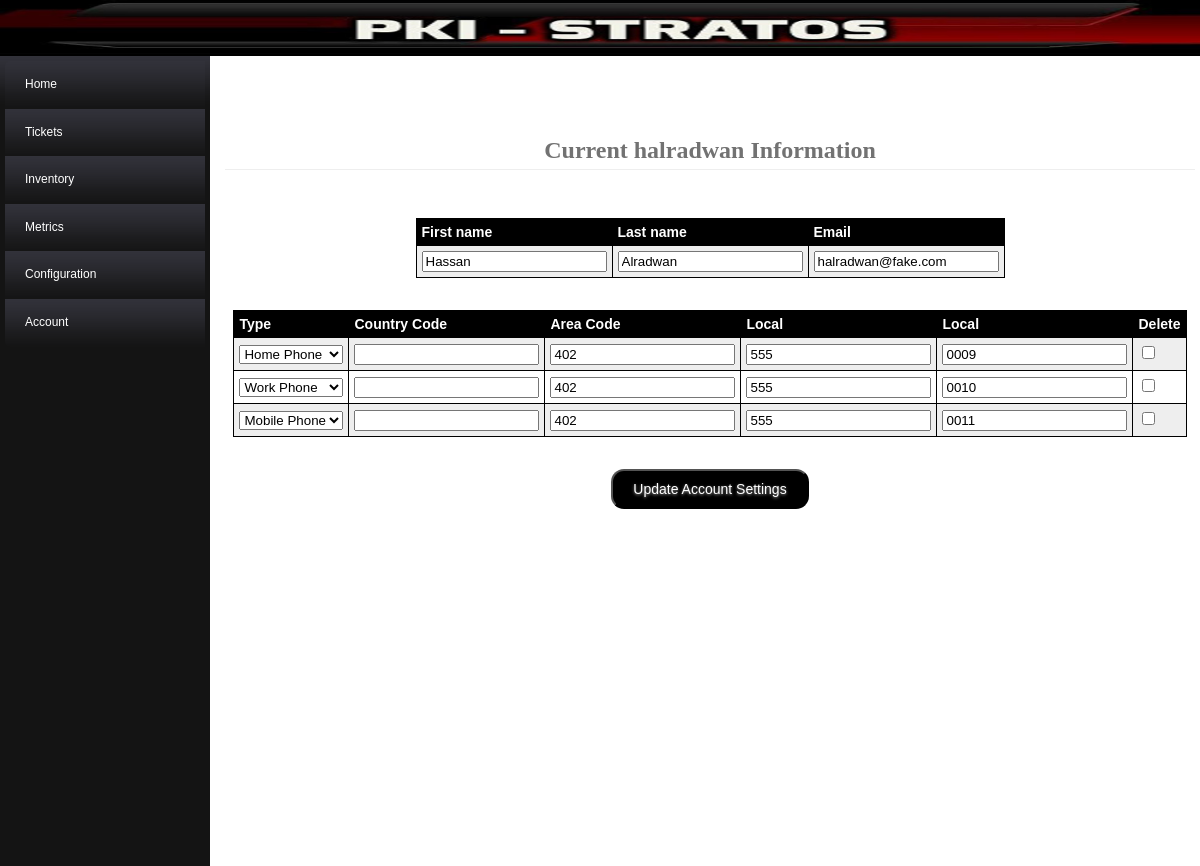
The page /application/view/account/account_index.php (signed in) on the database its author committed.
### tables this page shows
CREATE TABLE IF NOT EXISTS `StUserInst` (
  `pid`                                 smallint(6)         NOT NULL
, `user`                                varchar(16)         NOT NULL
, `pass`                                varchar(32)         NOT NULL
, `logl_del`                            tinyint(1)          NOT NULL    DEFAULT '0'
, `last_mdfd_user`                      varchar(32)                     DEFAULT NULL
, `last_mdfd_tmst`                      datetime            NOT NULL    DEFAULT CURRENT_TIMESTAMP        ON UPDATE CURRENT_TIMESTAMP
, UNIQUE KEY `user` (`user`)
, CONSTRAINT `StUsrToPrsnFrgnKey`       FOREIGN KEY (`pid`)             REFERENCES `stprsninst` (`pid`)
);

CREATE TABLE IF NOT EXISTS `StPrsnInst` (
  `pid`                                 smallint(6)         NOT NULL    AUTO_INCREMENT
, `fname`                               varchar(32)         NOT NULL
, `lname`                               varchar(32)         NOT NULL
, `email`                               varchar(64)                     DEFAULT NULL
, `logl_del`                            tinyint(1)          NOT NULL    DEFAULT '0'
, `last_mdfd_user`                      varchar(32)                     DEFAULT NULL
, `last_mdfd_tmst`                      datetime                        DEFAULT CURRENT_TIMESTAMP        ON UPDATE CURRENT_TIMESTAMP
, PRIMARY KEY (`pid`)
);

CREATE TABLE IF NOT EXISTS `StPhneInst` (
  `pid`                                 smallint(6)         NOT NULL
, `type`                                varchar(4)          NOT NULL
, `intl`                                varchar(3)                      DEFAULT NULL
, `area`                                varchar(3)          NOT NULL
, `phone1`                              varchar(3)          NOT NULL
, `phone2`                              varchar(4)          NOT NULL
, `last_mdfd_user`                      varchar(32)                     DEFAULT NULL
, `last_mdfd_tmst`                      datetime            NOT NULL    DEFAULT CURRENT_TIMESTAMP        ON UPDATE CURRENT_TIMESTAMP
, CONSTRAINT `StPhneToPrsnFrgnKey`      FOREIGN KEY (`pid`)             REFERENCES `StPrsnInst` (`pid`)  ON DELETE CASCADE
, CONSTRAINT `StPhneType`               CHECK ( `type` in ('BUSN','HOME','CELL') )
);

### application/controller/account/account_controller.php (called while the page is built, shortened)
<?php
require APP . 'controller\Base_Controller.php';
class Account_Controller Extends Base_Controller
{
	public function showUserSettings()
	{
		$_pid               = $_SESSION['pid'];
		$Account_Settings   = $this->model->showUserSettings( $_pid );
		$rows               = array();
        $fname              = isset($Account_Settings->fname)   ? $Account_Settings->fname : "";
		$lname              = isset($Account_Settings->lname)   ? $Account_Settings->lname : "";
		$user               = isset($Account_Settings->user)    ? $Account_Settings->user : "";
		$email              = isset($Account_Settings->email)   ? $Account_Settings->email : "";
		$phones = $this->model->showPhoneSettings( $_pid );
		foreach( $phones as $phone )
		{
            $type           = isset($phone->type)   ? $phone->type      : "";
            $intl           = isset($phone->intl)   ? $phone->intl      : "";
            $area           = isset($phone->area)   ? $phone->area      : "";
            $phone1         = isset($phone->phone1) ? $phone->phone1    : "";
            $phone2         = isset($phone->phone2) ? $phone->phone2    : "";
            $rows[]         = array( $type, $intl, $area, $phone1, $phone2 );
        }
        $this->view->renderForm($_pid, $fname, $lname, $user, $email, $rows);
    }
    public function noAction()
    {
        $this->showUserSettings();
    }
}
?>

### application/globals.php (called while the page is built, shortened)
<?php
include 'DBconnect.php';
function getParam($param, $default = '' )
{
    $result = $default;
    return $result;
}
function handleURL($contr)
{
    $func = getParam('action' , 'noAction');
    $func = str_replace(' ', '_', $func);
    $contr->preCall();
    try
    {
        $contr->{$func}();
    }
    catch( Exception $e )
    {
        $contr->handleException( $e );
        $succeeded = false;
    }
}
?>

### application/view/account/account_index.php (called while the page is built)
<?php
    require_once('../../globals.php');
    require APP . 'model\account\account_model.php';
    require APP . 'controller\account\account_controller.php';
    require APP . 'view\account\account_view.php';
    $model = new Account_Model();
    $view = new Account_View();
    $contr = new Account_Controller($model, $view, 'account_index.php');
    handleURL($contr);
?>

### application/model/Base_Model.php (called while the page is built, shortened)
<?php
class Base_Model
{
	public function __construct()
	{
		$this->db = DBconnect::getInstance();
        $this->SetUpQueries();
	}
}
?>

### application/DBconnect.php (called while the page is built, shortened)
<?php
	class DBconnect
	{
		private static $instance = NULL;
		public static function getInstance()
		{
			if(!isset(self::$instance)) {
				$options = array(PDO::ATTR_DEFAULT_FETCH_MODE => PDO::FETCH_OBJ, PDO::ATTR_ERRMODE => PDO::ERRMODE_WARNING);
				self::$instance = new PDO(DB_TYPE . ':host=' . DB_HOST . ';dbname=' . DB_NAME . ';charset=' . DB_CHARSET, DB_USER, DB_PASS, $options);
			}
			return self::$instance;
		}
	}
?>

### application/model/account/account_model.php (called while the page is built, shortened)
<?php
require_once('../../globals.php');
require APP . 'model\Base_Model.php';
class Account_Model Extends Base_Model
{
    public function showPhoneSettings( $pid )
    {
        $this->query_showPhoneNumber->execute( array(":pid" => $pid) );
        return $this->query_showPhoneNumber->fetchAll();
    }
    public function showUserSettings( $pid )
    {
        $this->query_showUserSettings->execute( array(":pid" => $pid) );
        return $this->query_showUserSettings->fetch();
    }
    public function SetUpQueries()
    {
        $this->sql_showUserSettings = "
		    SELECT
                `fname` AS fname
              , `lname` AS lname
              , `user` AS user
              , `email` AS email
            FROM
                `StUserInst`
            INNER JOIN
                `StPrsnInst`
            ON
                StPrsnInst.pid = StUserInst.pid
            WHERE
                StPrsnInst.pid = :pid";
        $this->query_showUserSettings = $this->db->prepare($this->sql_showUserSettings);
        $this->sql_showPhoneNumber = "
            SELECT
                `pid`
              , `type`
              , `intl`
              , `area`
              , `phone1`
              , `phone2`
            FROM
                `StPhneInst`
            WHERE
                StPhneInst.pid = :pid";
        $this->query_showPhoneNumber = $this->db->prepare($this->sql_showPhoneNumber);
    }
}
?>

### application/controller/Base_Controller.php (called while the page is built, shortened)
<?php
class Base_Controller
{
	public function __construct(Base_Model $model, Base_View $view, $index)
	{
		$this->model = $model;
	}
}
?>

### application/view/account/account_view.php (the view, shortened to what this page needs)
<?php
require APP . 'view\Base_View.php';
class Account_View Extends Base_View
{
    public function renderForm($pid, $fname, $lname, $user, $email, $phones)
    {
        $body = '<h3 title="Current User Information">Current ' . $user .' Information</h3>';
        $body .= "<br><br><br>";
		$body .= '<form id="upform" action="account_index.php" >';
        $body .= '  <table>';
        $body .= '      <tr>';
        $body .= '          <th>First name</th>';
        $body .= '          <th>Last name</th>';
        $body .= '          <th>Email</th>';
        $body .= '      </tr>';
        $body .= '      <tr>';
		$body .= '          <td> <input type="text" name="fname" value="'. $fname .'"> </td> ';
		$body .= '          <td> <input type="text" name="lname" value="'. $lname .'" > </td>';
		$body .= '          <td> <input type="email" name="email" value="'. $email .'"> </td>';
	    $body .= '  </table>';
        $body .= '  <input type="hidden" name ="pid" value="' . $pid . '">';
        $body .= '  <br><br>';
        $body .= '  <table>';
        $body .= '      <tr>';
        $body .= '          <th>Type</th>';
        $body .= '          <th>Country Code</th>';
        $body .= '          <th>Area Code</th>';
        $body .= '          <th>Local</th>';
        $body .= '          <th>Local</th>';
        $body .= '          <th>Delete</th>';
        $body .= '      </tr>';
        $phone_types = array( array( "HOME", "Home Phone" )
                            , array( "BUSN", "Work Phone" )
                            , array( "CELL", "Mobile Phone" )
                            );
        $phone_count = count($phones);
        for( $i = 0; $i < 3; ++$i )
        {
            $row    = $i < $phone_count ? $phones[$i] : null;
            $type   = $row ? $row[0] : '';
            $intl   = $row ? $row[1] : '';
            $area   = $row ? $row[2] : '';
            $phone1 = $row ? $row[3] : '';
            $phone2 = $row ? $row[4] : '';
            $body .= '  <tr>';
            $body .= '      <td>';
            $body .= '          <select name="Phone" id="Phone">';
            foreach( $phone_types as $phone_type )
            {
                $code  = $phone_type[0];
                $dspl  = $phone_type[1];
                $sel   = $code == $type ? 'selected="selected"' : '';
                $body .= '          <option ' . $sel . ' value="' . $code . '">' . $dspl . '</option>"';
            }
            $body .= '          </select>';
            $body .= '      </td>';
            $body .= '      <td> <input type="text" value="' . $intl      . '" name="phone_intl_'.$i      . '"> </td>';
            $body .= '      <td> <input type="text" value="' . $area      . '" name="phone_area_'.$i      . '"> </td>';
            $body .= '      <td> <input type="text" value="' . $phone1    . '" name="phone_phone1_'.$i    . '"> </td>';
            $body .= '      <td> <input type="text" value="' . $phone2    . '" name="phone_phone2_'.$i    . '"> </td>';
            $body .= '      <td> <input type="checkbox" name="phone_del_' . $i . '" ' . ($row ? '' : 'checked') . '> </td>';
            $body .= '  </tr>';
        }
        $body .= '  </table>';
        $body .= '  <br><br>';
        $body .= '  <div style="text-align: center">';
        $body .= '      <input type=submit class="button" name="action" value="Update Account Settings">';
        $body .= '  </div>';
        $body .= '</form>';
    }
}
?>

### public/css/style.css (style rules this page uses)
html, body, div, span, applet, object, iframe, h1, h2, h3, h4, h5, h6, p, blockquote, pre, a, abbr, acronym, address, big, cite, code, del, dfn, em, font, img, ins, kbd, q, s, samp, small, strike, strong, sub, sup, tt, var, b, u, i, center, dl, dt, dd, ol, ul, li, fieldset, form, label, legend, table, caption, tbody, tfoot, thead, tr, th, td { margin: 0; padding: 0; border: 0; outline: 0; font-size: 100%; vertical-align: baseline; background: transparent; }
body { color: #000; font: 14px Arial; margin: 0px; padding: 0px; position: relative; }
h3 { font-size:18px; }
h1,h2,h3,h4,h5,h6 { color:black; }
.clearfix:after, form:after { content: "."; display: block; height: 0; clear: both; visibility: hidden; }
.button { -webkit-border-radius: 13; -moz-border-radius: 13; border-radius: 13px; text-shadow: 0px 1px 3px #9c9c9c; font-family: Helvetica; color: #ffffff; font-size: 14px; background: #000000; padding: 10px 20px 10px 20px; text-decoration: none; }
table, th, td { border: 1px solid black; border-collapse: collapse; margin: auto; }
th, td { padding: 5px; text-align: left; }
table tr:nth-child(even) { background-color: #eee; }
table tr:nth-child(odd) { background-color:#fff; }
table th { background-color: black; color: white; }
h3 { text-align: center; font-family: georgia; color: #727272; border-bottom: 1px solid #EEE; padding: 5px; font-size: x-large; margin-top: 50px; }

### rows shown on the page
stuserinst: user "halradwan", fname "Hassan", lname "Alradwan", email "halradwan@fake.com"
stphneinst: area "402", phone1 "555", phone2 "0009"
stphneinst: area "402", phone1 "555", phone2 "0010"
stphneinst: area "402", phone1 "555", phone2 "0011"

### other values the page prints
form field Phone "Home Phone"
form field Phone "Work Phone"
form field Phone "Mobile Phone"
